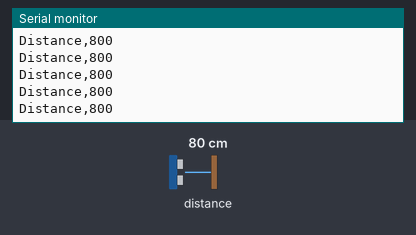
Bench run of a sketch on a simulated Arduino Uno, built with avr-gcc and run on an emulated ATmega328P. Shown: the last lines printed to the serial monitor. The inputs (shaded band) are chosen by the test bench; at power-on: distance to the obstacle 80 cm.

Above: at 1.2 s.
1.3 s: distance to the obstacle set to 2 cm
At 1.49 s:
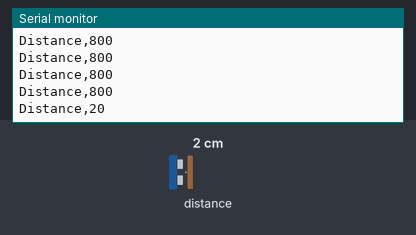
2.8 s: distance to the obstacle set to 4 cm
At 2.82 s:
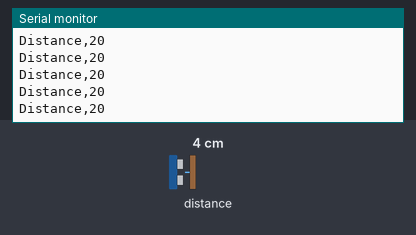
Timing chart, 0 to 5.8 s (numbered marks = the images above; inputs shaded):
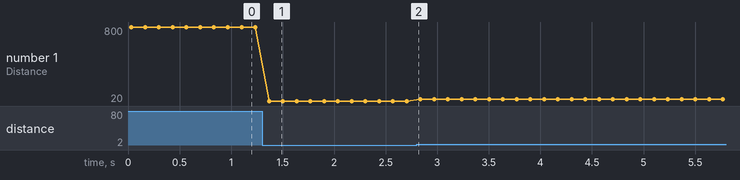

The sketch:

main.ino
```cpp
#include <Wire.h>
#include "MyVL53L0X.h"

MyVL53L0X mySensor;

void setup() {
  Serial.begin(9600);
  Wire.begin();

  mySensor.begin();
}

void loop() {
  uint16_t dist=mySensor.readDistance();
  //if(dist<8000){
    Serial.print("Distance,");
    Serial.println(dist);
    delay(100);
  //}

}
```

MyVL53L0X.cpp
```cpp
#include "MyVL53L0X.h"

void MyVL53L0X::begin() {
  sensor.init();
  sensor.setTimeout(500);
  // Start continuous back-to-back mode (take readings as fast as possible).
  // To use continuous timed mode instead, provide a desired inter-measurement period in ms (e.g., sensor.startContinuous(100)).
  sensor.startContinuous();
}

uint16_t MyVL53L0X::readDistance() {
  uint16_t Distancemm = sensor.readRangeContinuousMillimeters();
  if (sensor.timeoutOccurred()) {
    Serial.print(" TIMEOUT");
    return 0; // Return 0 if a timeout occurs
  }
  return Distancemm;
}
```

MyVL53L0X.h
```cpp
#ifndef MYVL53L0X_H
#define MYVL53L0X_H

#include <Arduino.h>
#include <Wire.h>
#include <VL53L0X.h>

class MyVL53L0X {
  private:
    VL53L0X sensor;

  public:
    void begin();
    uint16_t readDistance();
};

#endif
```

Measured:
- after the input at 1.3 s, the serial monitor: prints a new line after 0.07 s (image 1)
- plotted number 1: 800 → 20 after the input at 1.3 s, 20 → 40 after the input at 2.8 s
